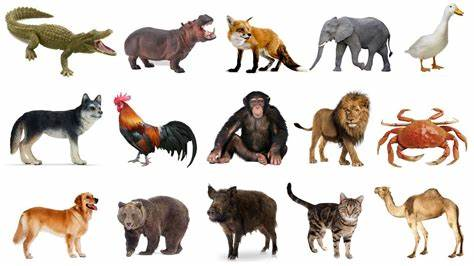
#> input picture img/convat.jfif, 474 x 266 px, found by its file name
$ jupyter execute 18.ipynb
#> lines starting #> are read from the running program, lines starting #| are printed output that depends on the picture; after the words box and inside, x2 and y2 are one past the last pixel; in counts of white or black regions, pixels touching at a corner belong together
[cell 1]
import numpy as np
import matplotlib.pyplot as plt
from scipy import ndimage
from PIL import Image

# Đọc ảnh
image = Image.open('C:/Users/Administrator/Documents/Hieu2024/ThiGiacMayTinh/BaiTapTGMT/img/convat.jfif')
#> image is the input picture: PIL image 474x266 RGB; mean R, G, B 209.2, 201.5, 194.8

# Chuyển sang ảnh xám
gray_image = image.convert('L')
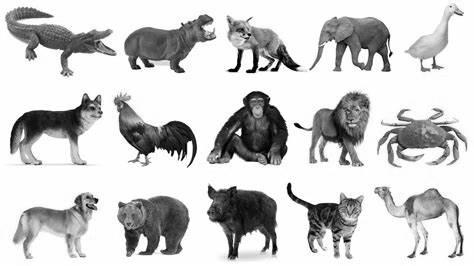
#> gray_image: PIL image 474x266 L; min 0, max 255, mean 203

image_array = np.array(gray_image)

# Chuyển sang ảnh nhị phân
binary_image = 1*(image_array<200)
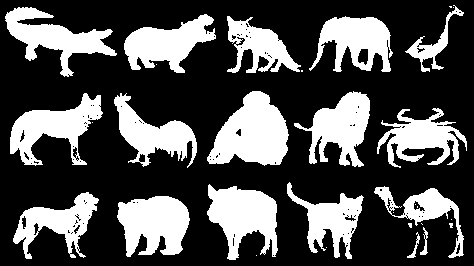
#> binary_image: shape (266, 474) int64; values 0 (black) and 1 (white), 31.3% white; 31 white regions (14 under 20 px), largest, box (x1, y1, x2, y2) and area: (207, 91, 289, 166) 3959, (207, 184, 278, 260) 3270, (117, 196, 190, 257) 3249

#Thực hiện opening để loại bỏ nhiễu và nối các đối tượng
#opened_image = ndimage.binary_closing(binary_image, structure = np.ones((10,10)))
opened_image = ndimage.binary_opening(binary_image, structure = np.ones((50,50)))
#> opened_image: shape (266, 474) bool; every value is 0
# Đánh nhãn
labeled_image, num_features = ndimage.label(binary_image)
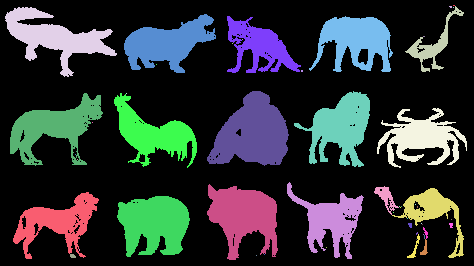
#> labeled_image: shape (266, 474) int32; 53 distinct labels, from 0 to 52; one colour per label, 0 black
#> num_features = 52

# Tạo lưới subplot với 3 dòng và 1 cột
fig, axs = plt.subplots(3, 1, figsize=(50, 50))

plt.subplot(3,1,1)
plt.imshow(gray_image, cmap='gray')
plt.title("Ảnh xám")

plt.subplot(3,1,2)
plt.imshow(binary_image, cmap='gray')
plt.title("Ảnh nhị phân")


plt.subplot(3,1,3)
plt.imshow(labeled_image, cmap='gray')
plt.title(f"Đã đánh nhãn ({num_features} đối tượng)")

plt.show();
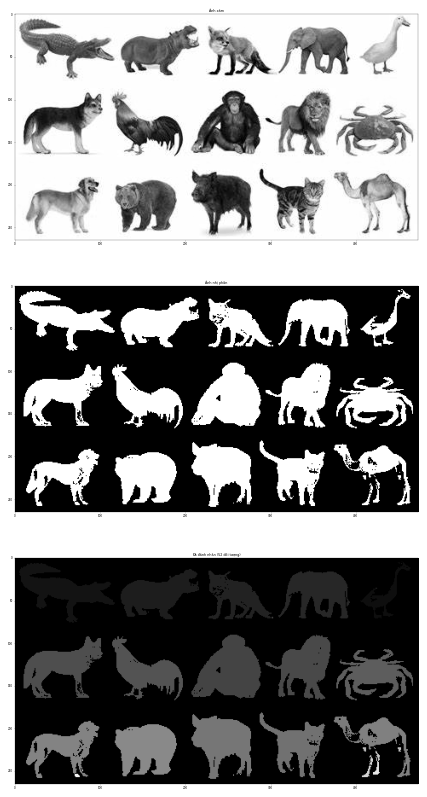
#> figure drawn by matplotlib, 3 panels
